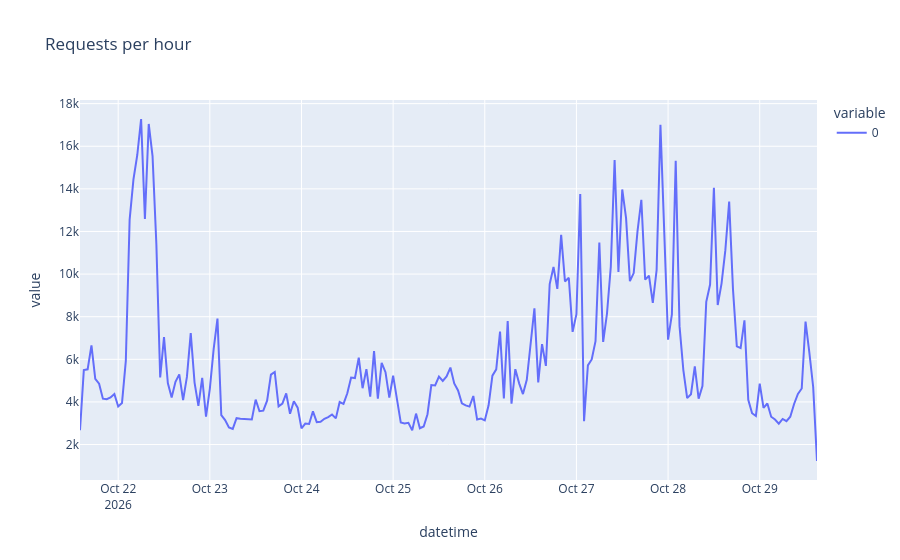

Notebook code cell kept with this figure:
### Code cell
hourly = ts.resample('1h').size() # separate by hour 1
px.line(hourly, title="Requests per hour")

### Figure 1 — Plotly figure (JSON) as saved in the notebook; plotly's stock layout.template omitted (floating-point values rounded to 4 significant figures; data arrays with more than 128 entries replaced by an {"elided": "..."} marker saying what was removed)
{"data": [{"hovertemplate": "variable=0<br>datetime=%{x}<br>value=%{y}<extra></extra>", "legendgroup": "0", "line": {"color": "#636efa", "dash": "solid"}, "marker": {"symbol": "circle"}, "mode": "lines", "name": "0", "orientation": "v", "showlegend": true, "type": "scatter", "x": {"elided": "194 str values"}, "xaxis": "x", "y": {"elided": "194 int values"}, "yaxis": "y"}], "layout": {"legend": {"title": {"text": "variable"}, "tracegroupgap": 0}, "title": {"text": "Requests per hour"}, "xaxis": {"anchor": "y", "domain": [0, 1], "title": {"text": "datetime"}}, "yaxis": {"anchor": "x", "domain": [0, 1], "title": {"text": "value"}}}}
